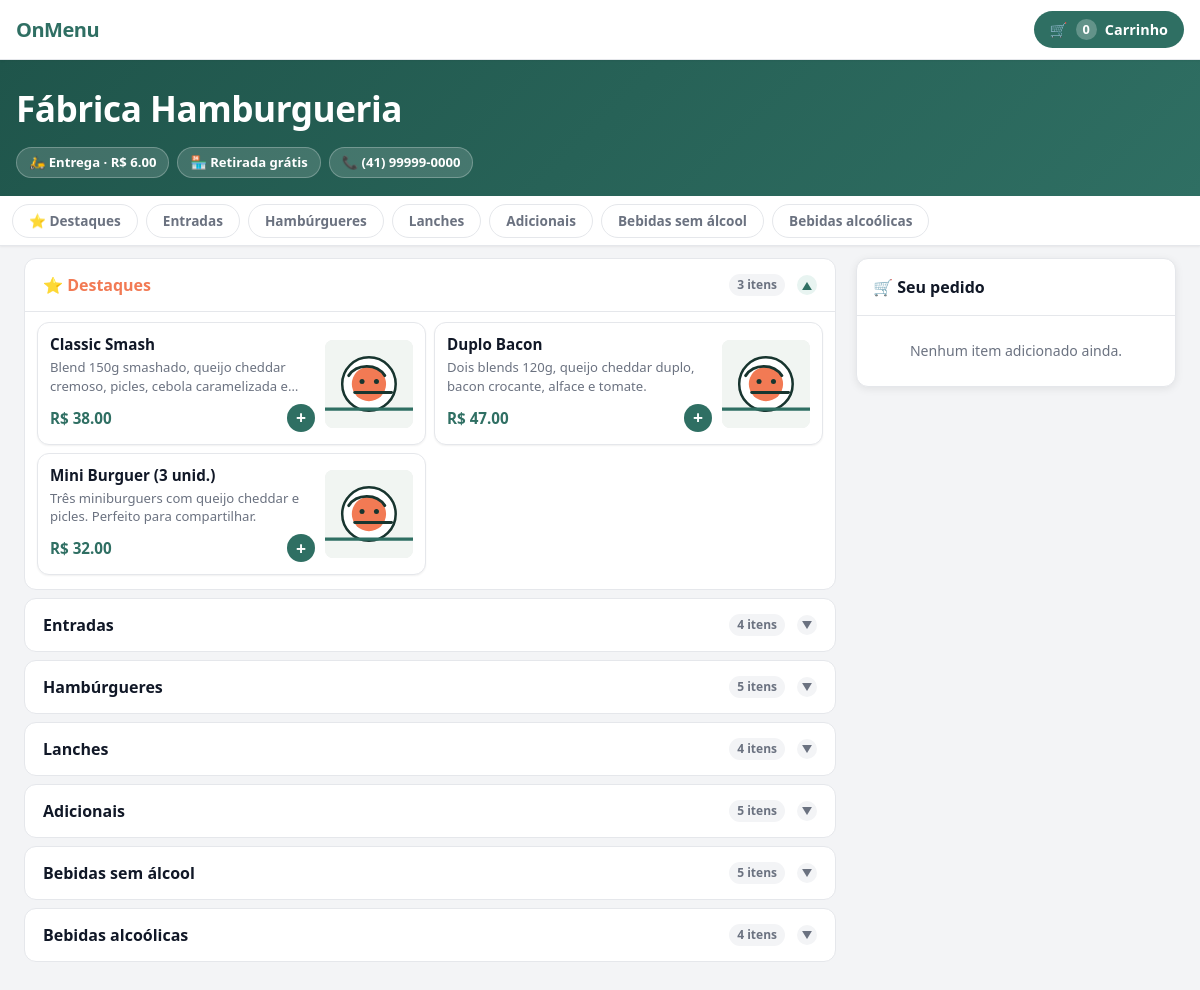
The page / on the database its author committed.
### menu/models.py (models this page shows, shortened)
class Restaurant(models.Model):
    name = models.CharField(max_length=120)
    slug = models.SlugField(max_length=140, unique=True, blank=True)
    phone = models.CharField(max_length=40, blank=True)
    address = models.CharField(max_length=255, blank=True)
    whatsapp_number = models.CharField(max_length=30, blank=True)
    delivery_fee = models.DecimalField(
        max_digits=8,
        decimal_places=2,
        default=Decimal('0.00'),
    )
    accepts_delivery = models.BooleanField(default=True)
    accepts_pickup = models.BooleanField(default=True)
    is_active = models.BooleanField(default=True)
    created_at = models.DateTimeField(auto_now_add=True)
    class Meta:
        ordering = ['name']

class Category(models.Model):
    restaurant = models.ForeignKey(
        Restaurant,
        on_delete=models.CASCADE,
        related_name='categories',
    )
    name = models.CharField(max_length=80)
    slug = models.SlugField(max_length=100, blank=True)
    display_order = models.PositiveIntegerField(default=0)
    is_active = models.BooleanField(default=True)
    class Meta:
        ordering = ['display_order', 'name']
        verbose_name_plural = 'categories'
        constraints = [
            models.UniqueConstraint(
                fields=['restaurant', 'slug'],
                name='unique_category_slug_per_restaurant',
            ),
        ]

class MenuItem(models.Model):
    category = models.ForeignKey(
        Category,
        on_delete=models.CASCADE,
        related_name='items',
    )
    name = models.CharField(max_length=120)
    slug = models.SlugField(max_length=140, blank=True)
    description = models.TextField(blank=True)
    image = models.ImageField(upload_to='menu_items/', blank=True)
    image_url = models.URLField(blank=True)
    price = models.DecimalField(max_digits=8, decimal_places=2)
    is_available = models.BooleanField(default=True)
    is_featured = models.BooleanField(default=False)
    display_order = models.PositiveIntegerField(default=0)
    created_at = models.DateTimeField(auto_now_add=True)
    updated_at = models.DateTimeField(auto_now=True)
    class Meta:
        ordering = ['display_order', 'name']
        constraints = [
            models.UniqueConstraint(
                fields=['category', 'slug'],
                name='unique_item_slug_per_category',
            ),
        ]

### menu/views.py (the view)
# urls.py: path('', views.menu_list, name='menu_list'),
def menu_list(request):
    restaurant = get_current_restaurant()
    categories = []
    featured_items = []
    is_open = None
    business_hours = []
    cart = Cart(request)
    cart_items = cart.items
    if restaurant:
        categories = restaurant.categories.filter(is_active=True).prefetch_related(
            Prefetch(
                'items',
                queryset=MenuItem.objects.order_by('display_order', 'name').prefetch_related(
                    'option_groups__choices'
                ),
            ),
        )
        featured_items = (
            MenuItem.objects
            .filter(category__restaurant=restaurant, is_featured=True, is_available=True)
            .select_related('category')
            .prefetch_related('option_groups__choices')
            .order_by('display_order', 'name')
        )
        is_open = is_restaurant_open(restaurant)
        business_hours = list(restaurant.business_hours.all())
    return render(
        request,
        'menu/menu_list.html',
        {
            'restaurant': restaurant,
            'categories': categories,
            'featured_items': featured_items,
            'is_open': is_open,
            'business_hours': business_hours,
            'cart': cart,
            'cart_items': cart_items,
        },
    )

### cart/cart.py (called while the page is built, shortened)
    def _all_choice_ids(self):
        ids = []
        for item_id in self.cart:
            for val in self._entry(item_id).get('options', {}).values():
                if isinstance(val, list):
                    ids.extend(val)
                else:
                    ids.append(val)
        return ids

    def __iter__(self):
        item_ids = self.cart.keys()
        menu_items = MenuItem.objects.select_related(
            'category',
            'category__restaurant',
        ).filter(id__in=item_ids)
        item_map = {str(item.id): item for item in menu_items}
        choice_map = {}
        all_ids = self._all_choice_ids()
        if all_ids:
            choices = ItemOptionChoice.objects.select_related('group').filter(id__in=all_ids)
            choice_map = {str(c.id): c for c in choices}

    def __len__(self):
        total = 0
        for raw in self.cart.values():
            if isinstance(raw, int):
                total += raw
            else:
                total += int(raw.get('qty', 0))
        return total

    @property
    def items(self):
        return list(self)

### cart/context_processors.py (called while the page is built)
def cart_summary(request):
    cart = request.session.get(settings.CART_SESSION_ID, {})
    total = 0
    for raw in cart.values():
        if isinstance(raw, int):
            total += raw
        elif isinstance(raw, dict):
            total += int(raw.get('qty', 0))
    subtotal_str = request.session.get(settings.CART_SESSION_ID + '_subtotal', '0')
    try:
        subtotal = Decimal(subtotal_str)
    except (InvalidOperation, TypeError):
        subtotal = Decimal('0.00')
    return {
        'cart_item_count': total,
        'cart_subtotal': subtotal,
        'currency_symbol': getattr(settings, 'CURRENCY_SYMBOL', '$'),
    }

### menu/selectors.py (called while the page is built, shortened)
def get_current_restaurant():
    return Restaurant.objects.filter(is_active=True).order_by('id').first()

def is_restaurant_open(restaurant):
    today = timezone.localtime().weekday()
    try:
        hours = restaurant.business_hours.get(day_of_week=today)
    except BusinessHours.DoesNotExist:
        return None

### templates/menu/menu_list.html (shortened to what this page needs)
{% extends 'base.html' %}
{% load static %}
{% block content %}
{% if restaurant %}
  <section class="restaurant-hero">
    <div class="hero-inner">
      <h1>{{ restaurant.name }}</h1>
      <div class="hero-chips">
        {% if restaurant.accepts_delivery %}
          <span class="hero-chip">🛵 Entrega · {{ currency_symbol }} {{ restaurant.delivery_fee|floatformat:2 }}</span>
        {% endif %}
        {% if restaurant.accepts_pickup %}
          <span class="hero-chip">🏪 Retirada grátis</span>
        {% endif %}
        {% if restaurant.phone %}
          <span class="hero-chip">📞 {{ restaurant.phone }}</span>
        {% endif %}
      </div>
    </div>
  </section>
  {% if categories %}
    <nav class="category-nav" aria-label="Categorias">
      {% if featured_items %}
        <a href="#destaques" class="cat-link" data-section="destaques">⭐ Destaques</a>
      {% endif %}
      {% for cat in categories %}
        <a href="#{{ cat.slug }}" class="cat-link" data-section="{{ cat.slug }}">{{ cat.name }}</a>
      {% endfor %}
    </nav>
  {% endif %}
  <div class="page-wrapper">
    <div class="menu-layout">
      <div class="menu-content">
        {% if featured_items %}
          <details class="menu-section featured" id="destaques" open>
            <summary>
              ⭐ Destaques
              <span class="section-item-count">{{ featured_items|length }} ite{% if featured_items|length == 1 %}m{% else %}ns{% endif %}</span>
              <span class="section-chevron">▼</span>
            </summary>
            <div class="section-body">
              <div class="product-list">
                {% for item in featured_items %}
                  {% include 'menu/_product_card.html' with item=item %}
                {% endfor %}
              </div>
            </div>
          </details>
        {% endif %}
        {% for category in categories %}
          <details class="menu-section" id="{{ category.slug }}">
            <summary>
              {{ category.name }}
              <span class="section-item-count">{{ category.items.count }} ite{% if category.items.count == 1 %}m{% else %}ns{% endif %}</span>
              <span class="section-chevron">▼</span>
            </summary>
          </details>
        {% empty %}
          <div class="empty-state">
            <h2>Cardápio em breve</h2>
            <p>Adicione categorias e itens no painel de administração.</p>
          </div>
        {% endfor %}
      </div>
      <aside class="cart-sidebar">
        <div class="cart-sidebar-inner">
          <div class="cart-sidebar-head">🛒 Seu pedido</div>
          {% if cart_items %}
            <div class="cart-sidebar-items">
              {% for entry in cart_items %}
                <div class="sidebar-line">
                  <div style="flex:1;min-width:0">
                    <div class="sidebar-line-name">{{ entry.quantity }}× {{ entry.item.name }}</div>
                    {% for choice in entry.options %}
                      <div class="sidebar-line-opts">{{ choice.group.name }}: {{ choice.name }}</div>
                    {% endfor %}
                  </div>
                  <div class="sidebar-line-price">{{ currency_symbol }} {{ entry.line_total|floatformat:2 }}</div>
                </div>
              {% endfor %}
            </div>
            <div class="cart-sidebar-totals">
              <div class="total-row"><span>Subtotal</span><span>{{ currency_symbol }} {{ cart.subtotal|floatformat:2 }}</span></div>
              {% if restaurant.accepts_delivery %}
                <div class="total-row"><span>Taxa de entrega</span><span>{{ currency_symbol }} {{ restaurant.delivery_fee|floatformat:2 }}</span></div>
              {% endif %}
            </div>
            <div class="cart-sidebar-cta">
              <a href="{% url 'orders:checkout' %}" class="btn-primary">Fechar pedido</a>
            </div>
          {% else %}
            <div class="cart-empty-msg">Nenhum item adicionado ainda.</div>
          {% endif %}
        </div>
      </aside>
    </div>
  </div>
{% endif %}
{% endblock %}

### templates/menu/_product_card.html
{% load static %}
<article class="product-card{% if not item.is_available %} unavailable{% endif %}"
         {% if item.is_available %}data-open-modal="{{ item.pk }}" tabindex="0" role="button" aria-label="Ver {{ item.name }}"{% endif %}>
  <div class="product-info">
    <div class="product-name">{{ item.name }}</div>
    {% if item.description %}
      <div class="product-desc">{{ item.description }}</div>
    {% endif %}
    <div class="product-footer">
      <span class="product-price">{{ currency_symbol }} {{ item.price|floatformat:2 }}</span>
      {% if item.is_available %}
        <span class="card-add-icon" aria-hidden="true">+</span>
      {% else %}
        <span class="unavail-badge">Indisponível</span>
      {% endif %}
    </div>
  </div>
  <div class="product-thumb" aria-hidden="true">
    {% if item.image %}
      <img src="{{ item.image.url }}" alt="">
    {% elif item.image_url %}
      <img src="{{ item.image_url }}" alt="">
    {% else %}
      <img src="{% static 'img/placeholder-food.svg' %}" alt="">
    {% endif %}
  </div>
</article>

### rows shown on the page
Restaurant: name "Fábrica Hamburgueria", delivery_fee "6.00", phone "(41) 99999-0000"
Category: name "Entradas", items.count "4", shows "ns"
Category: name "Hambúrgueres", items.count "5", shows "ns"
Category: name "Lanches", items.count "4", shows "ns"
Category: name "Adicionais", items.count "5", shows "ns"
Category: name "Bebidas sem álcool", items.count "5", shows "ns"
Category: name "Bebidas alcoólicas", items.count "4", shows "ns"
MenuItem: name "Classic Smash", description "Blend 150g smashado, queijo cheddar cremoso, picles, cebola caramelizada…", currency_symbol "R$", price "38.00"
MenuItem: name "Duplo Bacon", description "Dois blends 120g, queijo cheddar duplo, bacon crocante, alface e tomate.", currency_symbol "R$", price "47.00"
MenuItem: name "Mini Burguer (3 unid.)", description "Três miniburguers com queijo cheddar e picles. Perfeito para compartilhar.", currency_symbol "R$", price "32.00"

### other values the page prints
{{ cart_item_count }} "0"
{{ currency_symbol }} "R$"
{{ featured_items|length }} "3"
